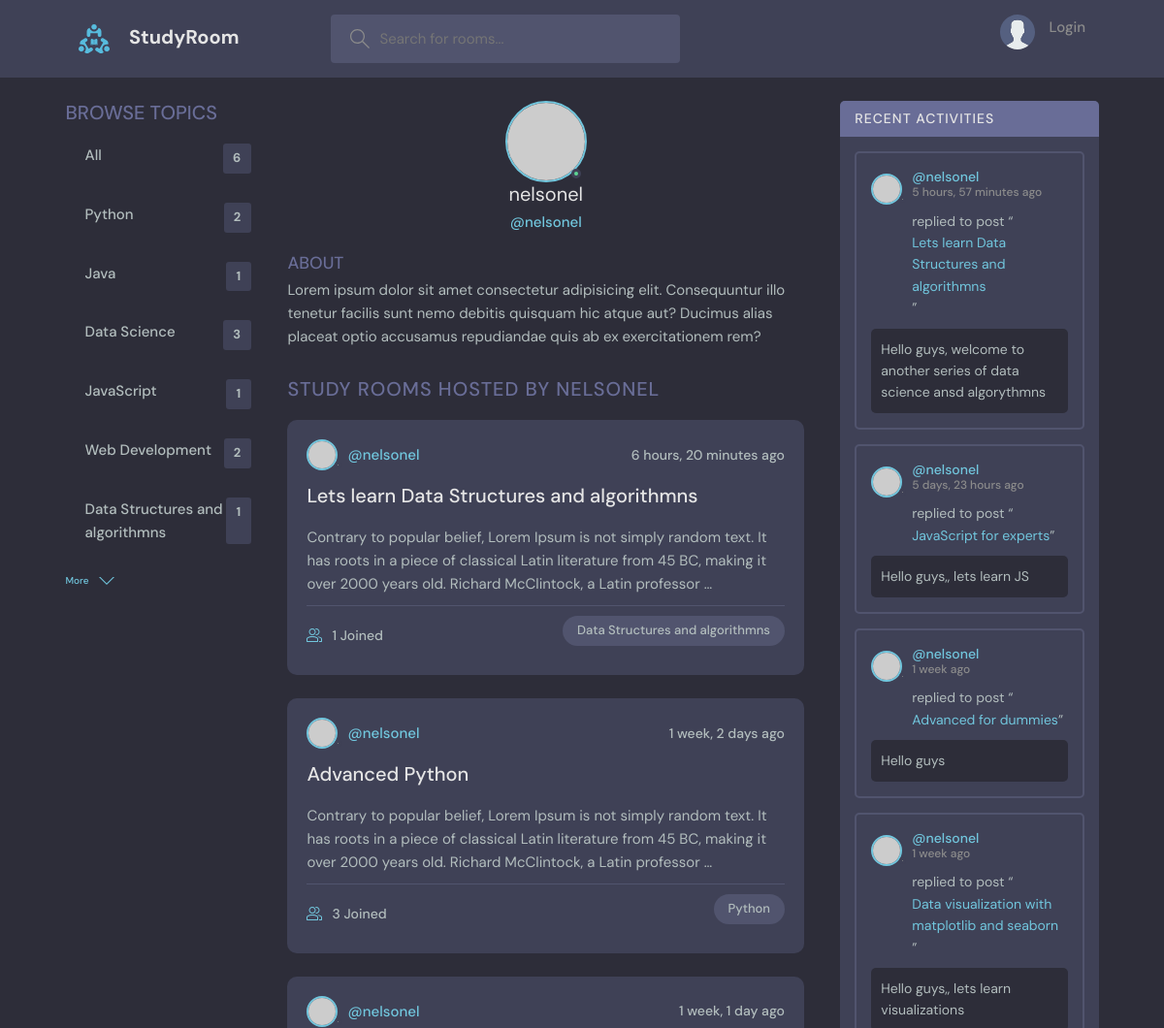
The app's page /profile/1/ (upper part), older data.
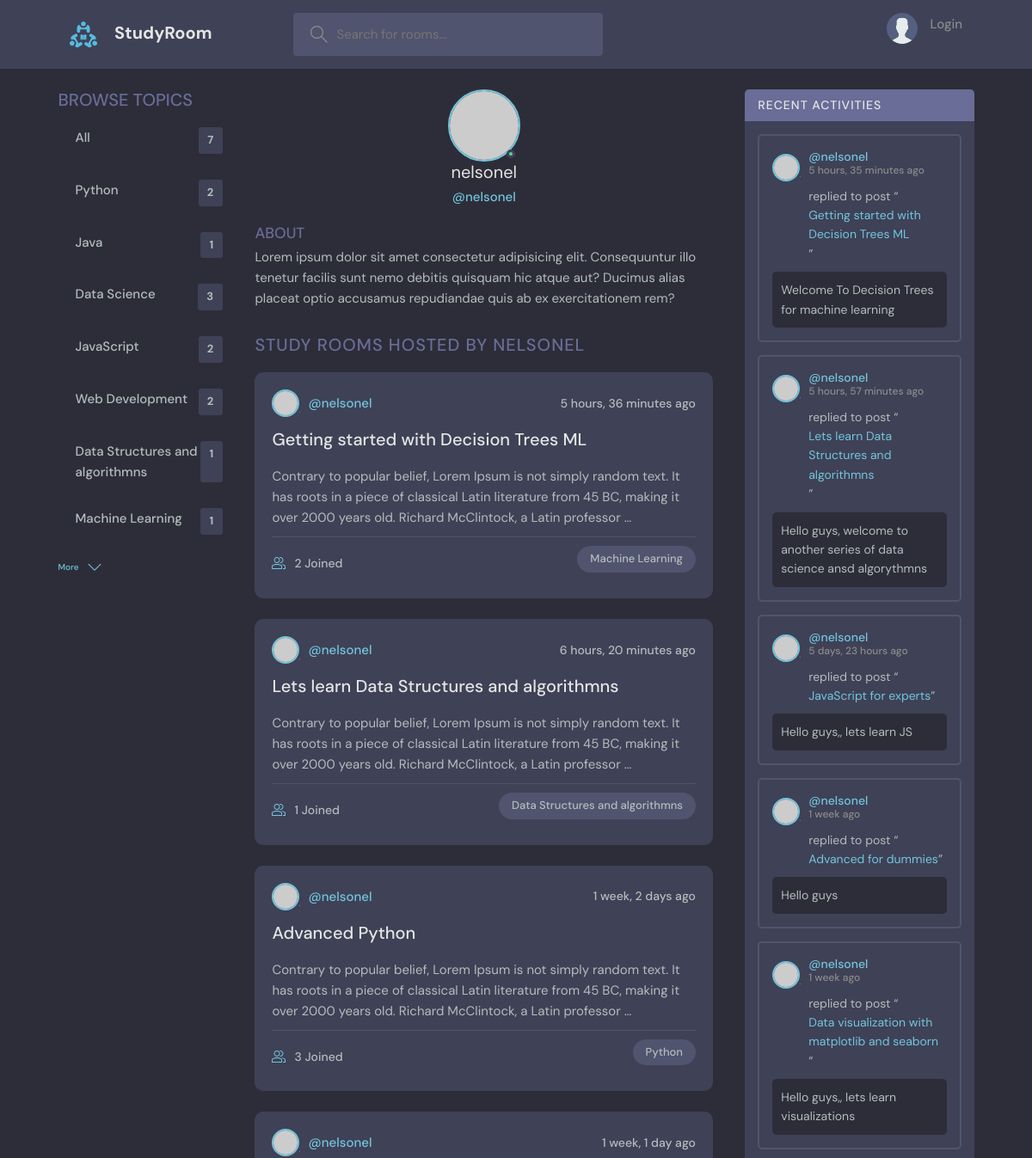
The same page, newer data.
### base/models.py (models this page shows, shortened)
class Topic(models.Model):
    name = models.CharField(max_length=200)

class Room(models.Model):
    host = models.ForeignKey(User, on_delete=models.SET_NULL, null=True)
    topic = models.ForeignKey(Topic, on_delete=models.SET_NULL, null=True)
    name = models.CharField(max_length=200)
    description = models.TextField(null=True, blank=True)
    participants = models.ManyToManyField(User,related_name='participants', blank=True)
    updated = models.DateTimeField(auto_now=True)
    created = models.DateTimeField(auto_now_add=True)
    class Meta:
        ordering = ['-updated', '-created']
    def __str__(self):
        return self.name[0:50]

class Message(models.Model):
    user = models.ForeignKey(User, on_delete=models.CASCADE)
    room = models.ForeignKey(Room, on_delete=models.CASCADE)
    body = models.TextField()
    updated = models.DateTimeField(auto_now=True)
    created = models.DateTimeField(auto_now_add=True)
    class Meta:
        ordering = ['-updated', '-created']

### base/views.py (the view)
# urls.py: path('profile/<str:pk>/', views.userProfile, name='user-profile'),
def userProfile(request, pk):
    user =  User.objects.get(id=pk)
    rooms = user.room_set.all()
    room_messages = user.message_set.all()
    topics = Topic.objects.all()
    context = {'user': user, 'rooms':rooms, 'room_messages': room_messages, 'topics': topics}
    return render(request, 'base/profile.html', context)

### base/templates/base/profile.html (shortened to what this page needs)
{% extends 'main.html' %}
{% block content %}
  <main class="profile-page layout layout--3">
    <div class="container">
      {% include 'base/topics_component.html' %}
      <div class="roomList">
        <div class="profile">
          <div class="profile__avatar">
            <div class="avatar avatar--large active">
              <img src="https://randomuser.me/api/portraits/men/11.jpg" />
            </div>
          </div>
          <div class="profile__info">
            <h3>{{user.username}}</h3>
            <p>@{{user.username}}</p>
          </div>
          <div class="profile__about">
            <h3>About</h3>
            <p>
              Lorem ipsum dolor sit amet consectetur adipisicing elit. Consequuntur illo tenetur
              facilis sunt nemo debitis quisquam hic atque aut? Ducimus alias placeat optio
              accusamus repudiandae quis ab ex exercitationem rem?
            </p>
          </div>
        </div>
        <div class="roomList__header">
          <div>
            <h2>Study Rooms Hosted by {{user.username}}</a>
            </h2>
          </div>
        </div>
        {% include 'base/feed_component.html' %}
      </div>
      {% include 'base/activity_component.html' %}
    </div>
  </main>
  {% endblock content %}

### base/templates/base/topics_component.html
<div class="topics">
    <div class="topics__header">
        <h2>Browse Topics</h2>
    </div>
    <ul class="topics__list">
        <li>
            <a href="{% url 'home' %}">All <span>{{topics.count}}</span></a>
        </li>
        {% for topic in topics %}
        <li>
            <a href="{% url 'home' %}?q={{topic.name}}">{{topic.name}} <span>{{topic.room_set.all.count}}</span></a>
        </li>
        {% endfor %}
    </ul>
    <button class="btn btn--link" href="topics.html">
        More
        <svg version="1.1" xmlns="http://www.w3.org/2000/svg" width="32" height="32" viewBox="0 0 32 32">
            <title>chevron-down</title>
            <path d="M16 21l-13-13h-3l16 16 16-16h-3l-13 13z"></path>
        </svg>
    </button>
</div>

### base/templates/base/feed_component.html (shortened to what this page needs)
{% for room in rooms %}
<div class="roomListRoom">
    <div class="roomListRoom__header">
        <a href="{% url 'user-profile' room.host.id %}" class="roomListRoom__author">
            <div class="avatar avatar--small">
                <img src="https://randomuser.me/api/portraits/women/11.jpg" />
            </div>
            <span>@{{room.host.username}}</span>
        </a>
        <div class="roomListRoom__actions">
            <span>{{room.created|timesince}} ago</span>
        </div>
    </div>
    <div class="roomListRoom__content">
        <a href="{% url 'room' room.id %}">{{room.name}}</a>
        <p>
            {{room.description |truncatewords:35}}
        </p>
    </div>
    <div class="roomListRoom__meta">
        <a href="{% url 'room' room.id %}" class="roomListRoom__joined">
            {{room.participants.all.count}} Joined
        </a>
        <p class="roomListRoom__topic">{{room.topic.name}}</p>
    </div>
</div>
{% endfor %}

### base/templates/base/activity_component.html (shortened to what this page needs)
<div class="activities">
    <div class="activities__header">
      <h2>Recent Activities</h2>
    </div>
     {% for message in room_messages %}
    <div class="activities__box">
      <div class="activities__boxHeader roomListRoom__header">
        <a href="{% url 'user-profile' message.user.id %}" class="roomListRoom__author">
          <div class="avatar avatar--small">
            <img src="https://randomuser.me/api/portraits/women/11.jpg" />
          </div>
          <p>
            @{{message.user}}
            <span>{{message.created|timesince}} ago</span>
          </p>
        </a>
      </div>
      <div class="activities__boxContent">
        <p>replied to post “<a href="{% url 'room' message.room.id %}">{{message.room}}</a>”</p>
        <div class="activities__boxRoomContent">
            {{message.body}}
        </div>
      </div>
    </div>
    {% endfor %}
  </div>

Row changes from the older to the newer data that the page shows:
computed for Topic "JavaScript": room_set.all.count "1" → "2"
added Topic: name "Machine Learning", room_set.all.count "1"
added Room: host.username "nelsonel", created "5 hours, 36 minutes", name "Getting started with Decision Trees ML", description "Contrary to popular belief, Lorem Ipsum is not simply random text. It has roots in a piece of classical Latin literature from 45 BC, making it over 2000 years old. Richard McClintock, a Latin professor …", participants.all.count "2", topic.name "Machine Learning"
added Message: user "nelsonel", created "5 hours, 35 minutes", room "Getting started with Decision Trees ML", body "Welcome To Decision Trees for machine learning"
Text that changed along with them:
{{ topics.count }}: "6" → "7"
